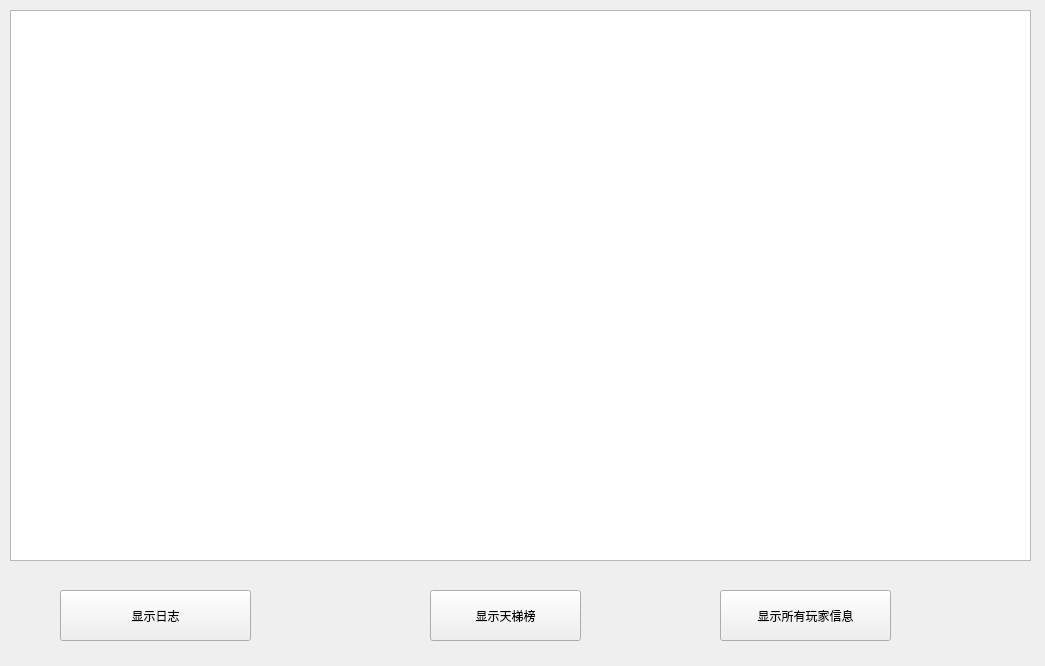
<?xml version="1.0" encoding="UTF-8"?>
<ui version="4.0">
 <class>mazeserver</class>
 <widget class="QWidget" name="mazeserver">
  <property name="enabled">
   <bool>true</bool>
  </property>
  <property name="geometry">
   <rect>
    <x>0</x>
    <y>0</y>
    <width>1045</width>
    <height>666</height>
   </rect>
  </property>
  <property name="windowTitle">
   <string>mazeserver</string>
  </property>
  <property name="autoFillBackground">
   <bool>false</bool>
  </property>
  <widget class="QPlainTextEdit" name="plainTextEdit">
   <property name="geometry">
    <rect>
     <x>10</x>
     <y>10</y>
     <width>1021</width>
     <height>551</height>
    </rect>
   </property>
  </widget>
  <widget class="QPushButton" name="pushButton">
   <property name="geometry">
    <rect>
     <x>720</x>
     <y>590</y>
     <width>171</width>
     <height>51</height>
    </rect>
   </property>
   <property name="text">
    <string>显示所有玩家信息</string>
   </property>
  </widget>
  <widget class="QPushButton" name="pushButton_2">
   <property name="geometry">
    <rect>
     <x>430</x>
     <y>590</y>
     <width>151</width>
     <height>51</height>
    </rect>
   </property>
   <property name="text">
    <string>显示天梯榜</string>
   </property>
  </widget>
  <widget class="QPushButton" name="pushButton_3">
   <property name="geometry">
    <rect>
     <x>60</x>
     <y>590</y>
     <width>191</width>
     <height>51</height>
    </rect>
   </property>
   <property name="text">
    <string>显示日志</string>
   </property>
  </widget>
 </widget>
 <resources/>
 <connections/>
</ui>
